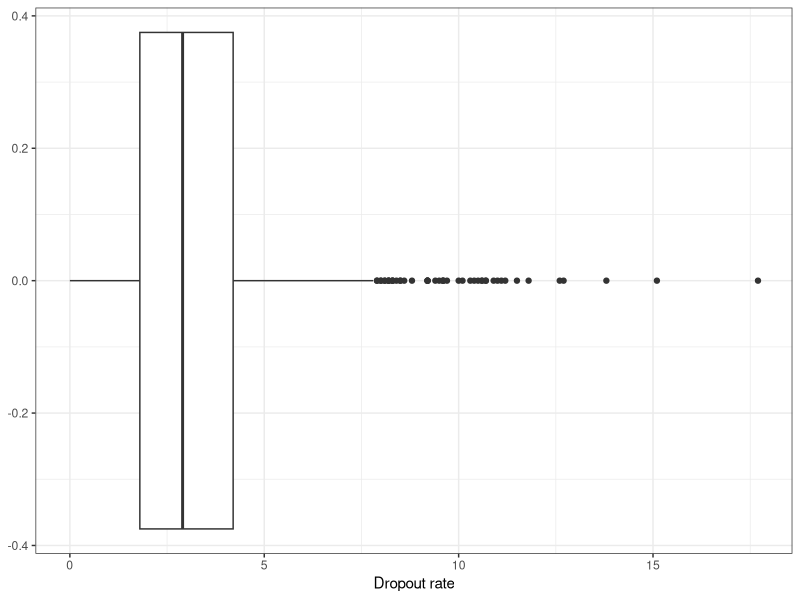

This chart was generated by the following R code: (Note: this script raises an error after producing the figure.)
# load libraries
library(tidyverse)
library(cowplot)

# read in the cleaned data 
dropout_data = read_tsv("data/clean/dropout-data.tsv")

# create histogram of dropout rate
boxplot = dropout_data %>%
  ggplot(aes(x=dropout_rate)) +
  geom_boxplot() +
  labs(x = "Dropout rate") + 
  theme_bw() + theme(legend.position = "none")

ggsave(filename = "results/response-boxplot.png",
       plot = boxplot,
       device = "png",
       width = 5,
       height = 3)

# examine top 10 counties indicated by this dataset
top_counties = dropout_data %>% 
  arrange(desc(dropout_rate)) %>% 
  select(county, state, dropout_rate) %>%
  head(10) %>%
  rename(County = county, 
         State = state,
         `Dropout Rate` = dropout_rate) %>%
  write_tsv("results/top-10-counties.tsv")

# Feature variation
histogram = function(variable, name){
  p = dropout_data %>%
    ggplot(aes(x=variable)) +
    geom_histogram() +
    labs(x = name) + 
    theme_bw() + theme(legend.position = "none")
  return(p)
}

p_married = histogram(dropout_data$married, "Married")
p_single_mom = histogram(dropout_data$single_mom, "Single Mother")
p_gini_index = histogram(dropout_data$gini_index, "Gini Index")
p_per_capita_income = histogram(dropout_data$per_capita_income, "Per Capita Income")
p_welfare = histogram(dropout_data$welfare, "Welfare")
p_educated = histogram(dropout_data$educated, "Educated")
p_advanced_educ = histogram(dropout_data$advanced_educ, "Teacher: Adv. Educ.")
p_exp_1_5 = histogram(dropout_data$exp_1_5, "Teacher: 1-5 yrs of exp.")
p_exp_6_10 = histogram(dropout_data$exp_6_10, "Teacher: 6-10 yrs of exp.")
p_exp_11_20 = histogram(dropout_data$exp_11_20, "Teacher: 11-20 yrs of exp.")
p_exp_21_30 = histogram(dropout_data$exp_21_30, "Teacher: 21-30 yrs of exp.")
p_exp_gt_30 = histogram(dropout_data$exp_gt_30, "Teacher: >30 yrs of exp.")
p_mbsal_1_5 = histogram(dropout_data$mbsal_1_5, "Salary: 1-5 yrs of exp.")
p_mbsal_6_10 = histogram(dropout_data$mbsal_6_10, "Salary: 5-10 yrs of exp.")
p_mbsal_11_20 = histogram(dropout_data$mbsal_11_20, "Salary: 11-20 yrs of exp.")
p_mbsal_21_30 = histogram(dropout_data$mbsal_21_30, "Salary: 21-30 yrs of exp.")
p_mbsal_gt_30 = histogram(dropout_data$mbsal_gt_30, "Salary: >30 yrs of exp.")

feature_variation = plot_grid(p_married,
          p_single_mom,
          p_gini_index,
          p_per_capita_income,
          p_welfare,
          p_educated,
          p_advanced_educ,
          p_exp_1_5,
          p_exp_6_10,
          p_exp_11_20,
          p_exp_21_30,
          p_exp_gt_30,
          p_mbsal_1_5,
          p_mbsal_6_10,
          p_mbsal_11_20,
          p_mbsal_21_30,
          p_mbsal_gt_30,
          ncol=3)

ggsave(filename = "results/feature-variation.png",
       plot = feature_variation,
       device = "png",
       width = 8,
       height = 10)


# examine the correlation of explanatory variables 
# Demographics
demographic_variables = dropout_data %>%
  select(married, 
         single_mom,
         advanced_educ,
         exp_1_5,
         exp_6_10,
         exp_11_20,
         exp_21_30,
         exp_gt_30)

demographic_cor = cor(demographic_variables)

# Economic
economic_variables = dropout_data %>%
  select(gini_index,
         per_capita_income,
         welfare,
         mbsal_1_5,
         mbsal_6_10,
         mbsal_11_20,
         mbsal_21_30,
         mbsal_gt_30)

economic_cor = cor(economic_variables)

# total 
total_variables = dropout_data %>%
  select(gini_index,
         per_capita_income,
         welfare,
         mbsal_1_5,
         mbsal_6_10,
         mbsal_11_20,
         mbsal_21_30,
         mbsal_gt_30,
         married, 
         single_mom,
         advanced_educ,
         exp_1_5,
         exp_6_10,
         exp_11_20,
         exp_21_30,
         exp_gt_30)
total_cor = cor(total_variables)

plot1 = ggcorrplot(demographic_cor)
plot2 = ggcorrplot(economic_cor)
plot3 = ggcorrplot(total_cor)

# save the correlation plots
ggsave(filename = "results/category-correlation.png", 
       plot = plot_grid(plot1, plot2), 
       device = "png",
       width = 10,
       height = 5)
ggsave(filename = "results/total-correlation.png", 
       plot = plot3, 
       device = "png")

# Explanatory variables with response
dropout_plot = function(variable, name){
  p = dropout_data %>%
    ggplot(aes(x=variable, y=dropout_rate)) +
    geom_point() +
    geom_smooth(se=FALSE) +
    labs(x=name, y="Dropout Rate") + 
    theme_bw()
  return(p)
}

d_gini = dropout_plot(dropout_data$gini_index, "Gini Index")
d_salary = dropout_plot(dropout_data$mean_salary, "Teacher Mean Salary")
d_exp = dropout_plot(dropout_data$mean_experience, "Teacher Mean Experience")
d_educ = dropout_plot(dropout_data$educated, 
                      "% of pop. with high school degree or higher")
d_welfare = dropout_plot(dropout_data$welfare, "% of pop. under welfare")
d_income = dropout_plot(dropout_data$per_capita_income, "Log of Income per capita")

d_plot = plot_grid(
          d_gini,
          d_salary,
          d_exp,
          d_educ,
          d_welfare,
          d_income,
          ncol=3)
ggsave(filename = "results/explanatory-variables.png", 
       plot = d_plot, 
       device = "png",
       width = 10,
       height = 5)